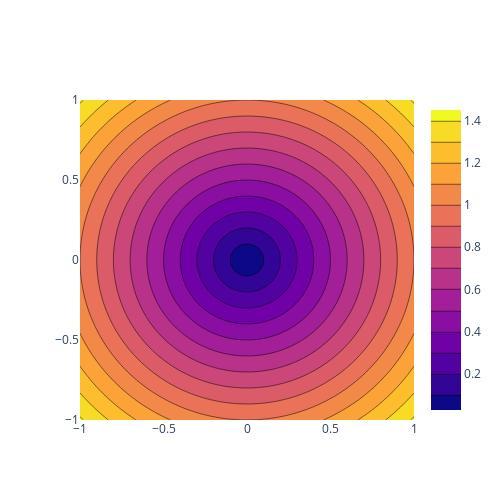

Notebook code for this chart:
### Code cell
fig = go.Figure(go.Contour(x=x, y=y, z=z_l2))
fig.update_layout(width=500, height=500)
fig.show()
